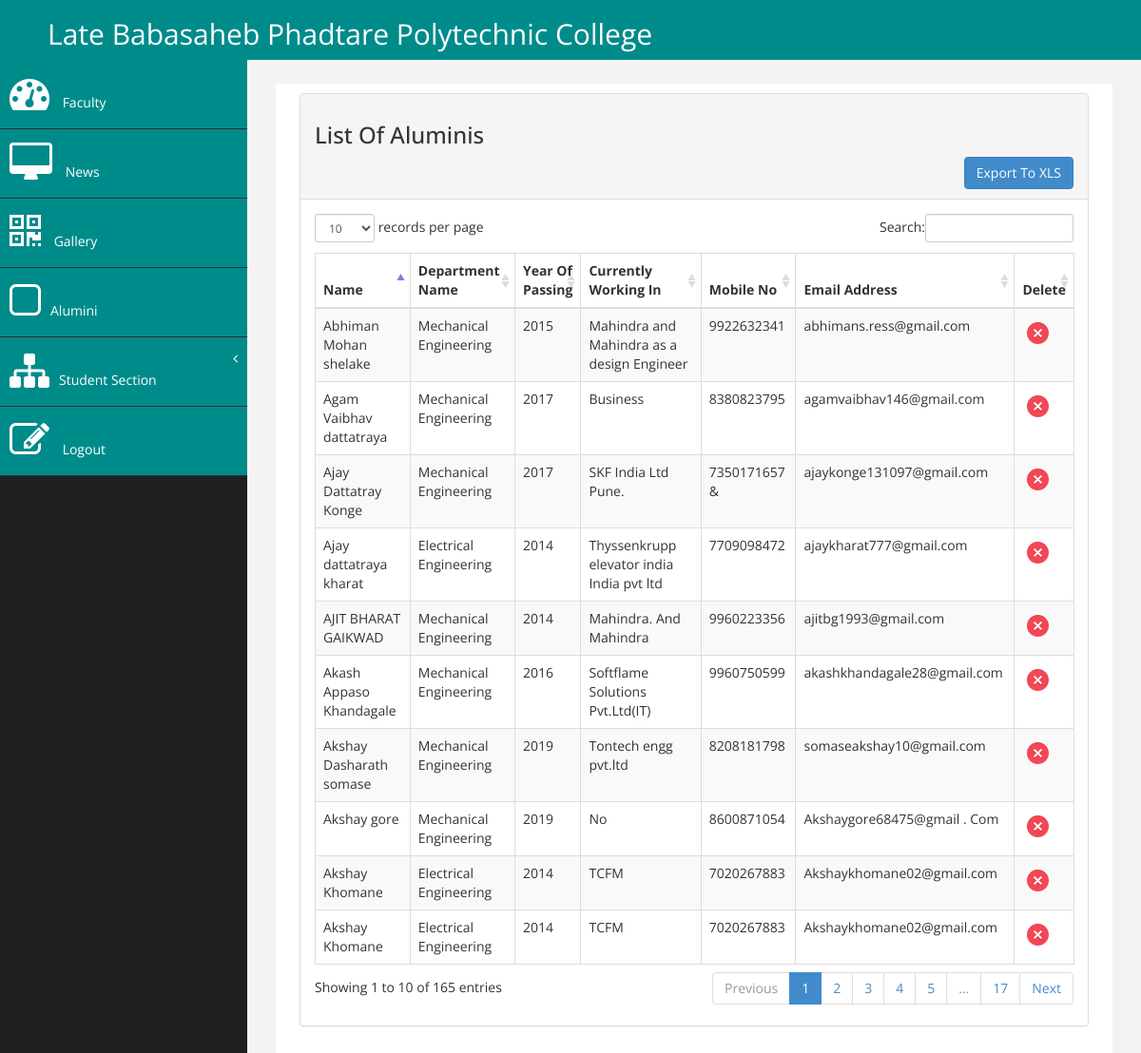
The page /ControlPanel/alumini.php (signed in) on the database its author committed.
### tables this page shows
CREATE TABLE `tbl_alumini` (
  `id` int(30) NOT NULL AUTO_INCREMENT,
  `alumininame` varchar(100) NOT NULL,
  `aluminideptname` varchar(100) NOT NULL,
  `aluminiyearofpassing` varchar(4) NOT NULL,
  `aluminicurrentlyworkingin` varchar(100) NOT NULL,
  `aluminimobileno` varchar(12) NOT NULL,
  `aluminiemailId` varchar(100) NOT NULL,
  PRIMARY KEY (`id`)
);

### ControlPanel/alumini.php (the view, shortened to what this page needs)
<!DOCTYPE html>
<html xmlns="http://www.w3.org/1999/xhtml">
<head>
    <link href="assets/css/bootstrap.css" rel="stylesheet" />
    <link href="assets/css/font-awesome.css" rel="stylesheet" />
    <link href="assets/css/custom.css" rel="stylesheet" />
    <link href="assets/js/dataTables/dataTables.bootstrap.css" rel="stylesheet" />
</head>
<body>
    <div id="wrapper">
        <?php include('nav.php'); ?>
        <div id="page-wrapper" >
            <div id="page-inner">
                <div class="col-md-12">
                    <div class="panel panel-default">
                        <div class="panel-heading">
                             <h3>List Of Aluminis</h3>
								<div align='right'>
								<a href="alumini/aluminis.xls" class="btn btn-primary"  onClick="save();">Export To XLS</a>
								<?php include("excel.php"); listOfAluminis(); ?>
								</div>
					    </div>
				        <div class="panel-body">
                            <div class="table-responsive">
                                <table class="table table-striped table-bordered table-hover" id="dataTables-example">
                                    <thead>
                                        <tr>
											<th>Name</th>
                                            <th>Department Name</th>
											<th>Year Of Passing</th>
											<th>Currently Working In</th>
											<th>Mobile No</th>
											<th>Email Address</th>
											<th>Delete</th>
							            </tr>
                                    </thead>
                                    <tbody>
										<?php
										include('conn.php');
										$fetch_alumini_details="select * from tbl_alumini order by id desc";
										$alumini_details_rs= mysqli_query($conn,$fetch_alumini_details);
										while($alumini_details_row = mysqli_fetch_array($alumini_details_rs))
											{
											$id=$alumini_details_row[0];
											echo "<tr>";
											echo "<td>".$alumini_details_row[1]."</td>";
											echo "<td>".$alumini_details_row[2]."</td>";
											echo "<td>".$alumini_details_row[3]."</td>";
											echo "<td>".$alumini_details_row[4]."</td>";
											echo "<td>".$alumini_details_row[5]."</td>";
											echo "<td>".$alumini_details_row[6]."</td>";
											echo "<td><a href='aluminiactions.php?id=$id&msg=delete'><img src='images/cross.png' border='0'></a></td>";
											echo "</tr>";
											}
										?>
                                    </tbody>
                                </table>
                            </div>
                        </div>
                    </div>
                </div>
            </div>
        </div>
    </div>
</body>
</html>

### ControlPanel/assets/css/custom.css (style rules this page uses)
body { font-family: 'Open Sans', sans-serif; }
#wrapper { width: 100%; background:#202020; }
#page-wrapper { padding: 15px 15px; min-height: 600px; background:#F3F3F3; }
#page-inner { width:100%; margin:10px 20px 10px 0px; background-color:#fff!important; padding:10px; min-height:1200px; }
@media (min-width:768px) { #page-wrapper { margin: 0 0 0 260px; padding: 15px 30px; min-height: 1200px; } }

### rows shown on the page
tbl_alumini: alumininame "AJIT BHARAT GAIKWAD", aluminideptname "Mechanical Engineering", aluminiyearofpassing "2014", aluminicurrentlyworkingin "Mahindra. And Mahindra", aluminimobileno "9960223356", aluminiemailId "ajitbg1993@gmail.com"
tbl_alumini: alumininame "Abhiman Mohan shelake", aluminideptname "Mechanical Engineering", aluminiyearofpassing "2015", aluminicurrentlyworkingin "Mahindra and Mahindra as a design Engineer", aluminimobileno "9922632341", aluminiemailId "abhimans.ress@gmail.com"
tbl_alumini: alumininame "Akshay gore", aluminideptname "Mechanical Engineering", aluminiyearofpassing "2019", aluminicurrentlyworkingin "No", aluminimobileno "8600871054", aluminiemailId "Akshaygore68475@gmail . Com"
tbl_alumini: alumininame "Ajay dattatraya kharat", aluminideptname "Electrical Engineering", aluminiyearofpassing "2014", aluminicurrentlyworkingin "Thyssenkrupp elevator india India pvt ltd", aluminimobileno "7709098472", aluminiemailId "ajaykharat777@gmail.com"
tbl_alumini: alumininame "Akash Appaso Khandagale", aluminideptname "Mechanical Engineering", aluminiyearofpassing "2016", aluminicurrentlyworkingin "Softflame Solutions Pvt.Ltd(IT)", aluminimobileno "9960750599", aluminiemailId "akashkhandagale28@gmail.com"
tbl_alumini: alumininame "Akshay Dasharath somase", aluminideptname "Mechanical Engineering", aluminiyearofpassing "2019", aluminicurrentlyworkingin "Tontech engg pvt.ltd", aluminimobileno "8208181798", aluminiemailId "somaseakshay10@gmail.com"
tbl_alumini: alumininame "Agam Vaibhav dattatraya", aluminideptname "Mechanical Engineering", aluminiyearofpassing "2017", aluminicurrentlyworkingin "Business", aluminimobileno "8380823795", aluminiemailId "agamvaibhav146@gmail.com"
tbl_alumini: alumininame "Ajay Dattatray Konge", aluminideptname "Mechanical Engineering", aluminiyearofpassing "2017", aluminicurrentlyworkingin "SKF India Ltd Pune.", aluminimobileno "7350171657 &", aluminiemailId "ajaykonge131097@gmail.com"
tbl_alumini: alumininame "Akshay Khomane", aluminideptname "Electrical Engineering", aluminiyearofpassing "2014", aluminicurrentlyworkingin "TCFM", aluminimobileno "7020267883", aluminiemailId "Akshaykhomane02@gmail.com"
tbl_alumini: alumininame "Akshay Khomane", aluminideptname "Electrical Engineering", aluminiyearofpassing "2014", aluminicurrentlyworkingin "TCFM", aluminimobileno "7020267883", aluminiemailId "Akshaykhomane02@gmail.com"
